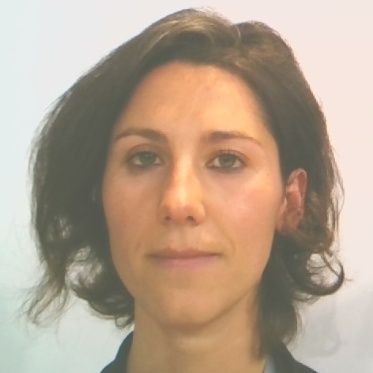
#> input picture faceFeature/skeleton/src1.jpg, 373 x 373 px
$ python pythonForTest.py
#> lines starting #> are read from the running program, lines starting #| are printed output that depends on the picture
import cv2
import math

import matplotlib
import numpy as np
from matplotlib import pyplot as plt
import faceFeature.newThresholdMethod as newOne
import faceFeature.HistUtil as histUtil

# [46 lines left out: functions DrawHist, fourier, not called in this run]


if __name__ == '__main__':
    myfont = matplotlib.font_manager.FontProperties(fname='c:\\windows\\fonts\\simfang.ttf')
    img = cv2.imread("skeleton/src1.jpg")
#> img is the input picture: shape (373, 373, 3); mean B, G, R 143.6, 162.7, 182.5
    img = cv2.cvtColor(img, cv2.COLOR_BGR2RGB)
    plt.subplot(231) ,plt.title('原图',fontproperties=myfont)
    plt.imshow(img)
    plt.xticks([]), plt.yticks([])
    img = cv2.imread("skeleton/g1.jpg")
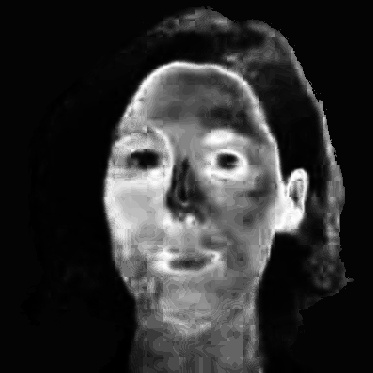
#> input picture faceFeature/skeleton/g1.jpg, 373 x 373 px
#> img is the input picture: shape (373, 373, 3); min 0, max 255, mean 48.6
    img = cv2.cvtColor(img, cv2.COLOR_BGR2RGB)
    plt.subplot(232),plt.title('肤色概率图',fontproperties=myfont)
    plt.imshow(img)
    plt.xticks([]), plt.yticks([])
    img = cv2.imread("skeleton/b1.jpg")
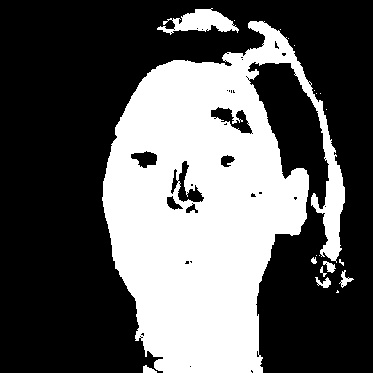
#> input picture faceFeature/skeleton/b1.jpg, 373 x 373 px
#> img is the input picture: shape (373, 373, 3); min 0, max 255, mean 92.2
    img = cv2.cvtColor(img, cv2.COLOR_BGR2RGB)
    plt.subplot(233),plt.title('肤色图',fontproperties=myfont)
    plt.imshow(img)
    plt.xticks([]), plt.yticks([])
    img = cv2.imread("skeleton/src2.jpg")
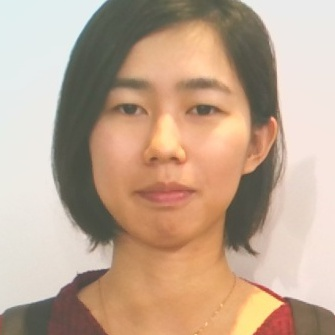
#> input picture faceFeature/skeleton/src2.jpg, 335 x 335 px
#> img is the input picture: shape (335, 335, 3); mean B, G, R 144.5, 166.1, 192.6
    img = cv2.cvtColor(img, cv2.COLOR_BGR2RGB)
    plt.subplot(234),plt.title('原图',fontproperties=myfont)
    plt.imshow(img)
    plt.xticks([]), plt.yticks([])
    img = cv2.imread("skeleton/g2.jpg")
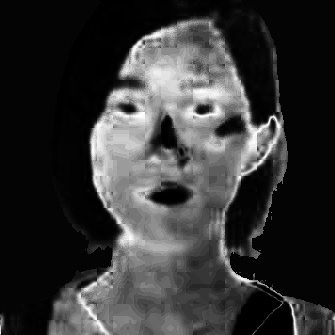
#> input picture faceFeature/skeleton/g2.jpg, 335 x 335 px
#> img is the input picture: shape (335, 335, 3); min 0, max 255, mean 53.6
    img = cv2.cvtColor(img, cv2.COLOR_BGR2RGB)
    plt.subplot(235),plt.title('肤色概率图',fontproperties=myfont)
    plt.imshow(img)
    plt.xticks([]), plt.yticks([])
    img = cv2.imread("skeleton/b2.jpg")
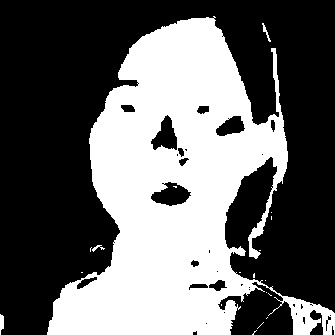
#> input picture faceFeature/skeleton/b2.jpg, 335 x 335 px
#> img is the input picture: shape (335, 335, 3); min 0, max 255, mean 102.5
    img = cv2.cvtColor(img, cv2.COLOR_BGR2RGB)
    plt.subplot(236),plt.title('肤色图',fontproperties=myfont)
    plt.imshow(img)
    plt.xticks([]), plt.yticks([])
    # [21 lines of commented-out code are left out]
    plt.show()


    # [63 lines of commented-out code are left out]
